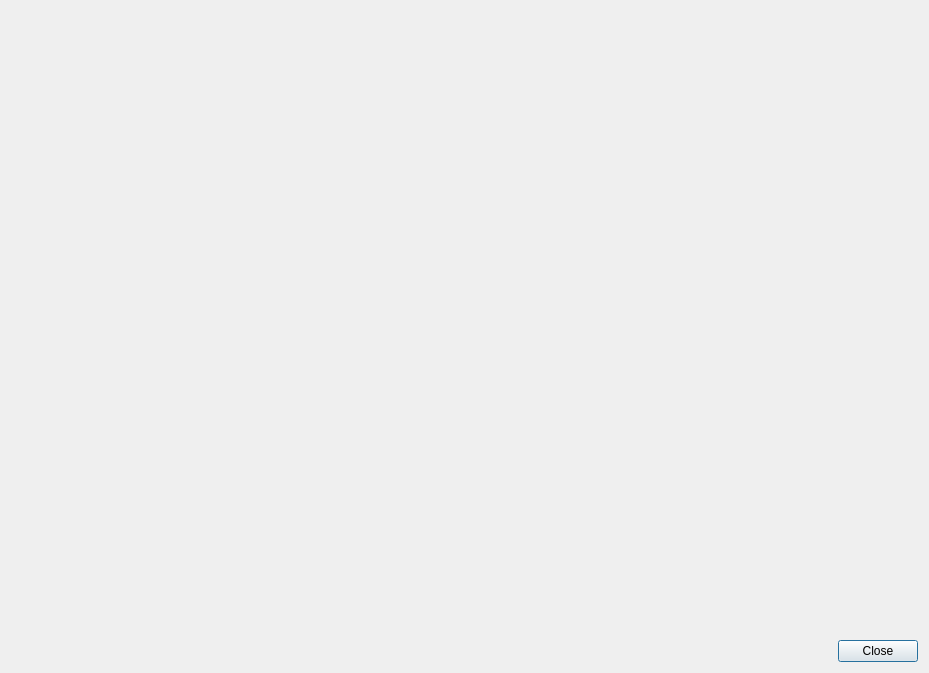
<?xml version="1.0" encoding="UTF-8"?>
<ui version="4.0">
 <class>DialogPlayersHtml</class>
 <widget class="QDialog" name="DialogPlayersHtml">
  <property name="geometry">
   <rect>
    <x>0</x>
    <y>0</y>
    <width>929</width>
    <height>673</height>
   </rect>
  </property>
  <property name="windowTitle">
   <string>Joueurs du tournoi</string>
  </property>
  <layout class="QVBoxLayout" name="verticalLayout">
   <item>
    <widget class="WidgetTextEdit" name="textEdit" native="true"/>
   </item>
   <item>
    <widget class="QDialogButtonBox" name="buttonBox">
     <property name="orientation">
      <enum>Qt::Horizontal</enum>
     </property>
     <property name="standardButtons">
      <set>QDialogButtonBox::Close</set>
     </property>
    </widget>
   </item>
  </layout>
 </widget>
 <customwidgets>
  <customwidget>
   <class>WidgetTextEdit</class>
   <extends>QWidget</extends>
   <header>WidgetTextEdit.h</header>
   <container>1</container>
  </customwidget>
 </customwidgets>
 <resources/>
 <connections>
  <connection>
   <sender>buttonBox</sender>
   <signal>accepted()</signal>
   <receiver>DialogPlayersHtml</receiver>
   <slot>accept()</slot>
   <hints>
    <hint type="sourcelabel">
     <x>248</x>
     <y>254</y>
    </hint>
    <hint type="destinationlabel">
     <x>157</x>
     <y>274</y>
    </hint>
   </hints>
  </connection>
  <connection>
   <sender>buttonBox</sender>
   <signal>rejected()</signal>
   <receiver>DialogPlayersHtml</receiver>
   <slot>reject()</slot>
   <hints>
    <hint type="sourcelabel">
     <x>316</x>
     <y>260</y>
    </hint>
    <hint type="destinationlabel">
     <x>286</x>
     <y>274</y>
    </hint>
   </hints>
  </connection>
 </connections>
</ui>
